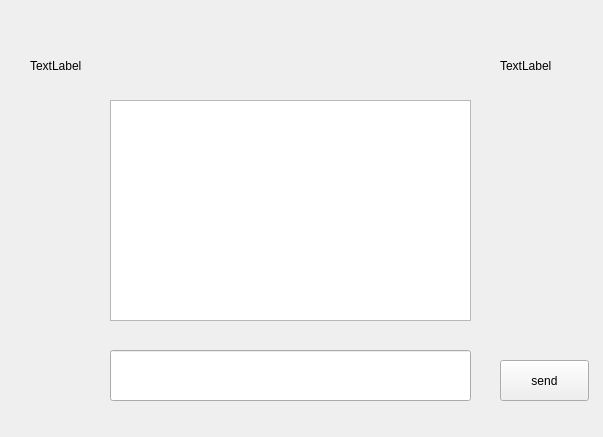
<?xml version="1.0" encoding="UTF-8"?>
<ui version="4.0">
 <class>Form</class>
 <widget class="QWidget" name="Form">
  <property name="geometry">
   <rect>
    <x>0</x>
    <y>0</y>
    <width>603</width>
    <height>437</height>
   </rect>
  </property>
  <property name="windowTitle">
   <string>Form</string>
  </property>
  <widget class="QTextEdit" name="textEdit">
   <property name="geometry">
    <rect>
     <x>110</x>
     <y>100</y>
     <width>361</width>
     <height>221</height>
    </rect>
   </property>
  </widget>
  <widget class="QLineEdit" name="lineEdit">
   <property name="geometry">
    <rect>
     <x>110</x>
     <y>350</y>
     <width>361</width>
     <height>51</height>
    </rect>
   </property>
  </widget>
  <widget class="QPushButton" name="send">
   <property name="geometry">
    <rect>
     <x>500</x>
     <y>360</y>
     <width>89</width>
     <height>41</height>
    </rect>
   </property>
   <property name="text">
    <string>send</string>
   </property>
  </widget>
  <widget class="QLabel" name="friend_2">
   <property name="geometry">
    <rect>
     <x>30</x>
     <y>30</y>
     <width>67</width>
     <height>71</height>
    </rect>
   </property>
   <property name="text">
    <string>TextLabel</string>
   </property>
   <property name="scaledContents">
    <bool>false</bool>
   </property>
  </widget>
  <widget class="QLabel" name="mine">
   <property name="geometry">
    <rect>
     <x>480</x>
     <y>40</y>
     <width>67</width>
     <height>51</height>
    </rect>
   </property>
   <property name="text">
    <string/>
   </property>
  </widget>
  <widget class="QLabel" name="label">
   <property name="geometry">
    <rect>
     <x>500</x>
     <y>50</y>
     <width>61</width>
     <height>31</height>
    </rect>
   </property>
   <property name="text">
    <string>TextLabel</string>
   </property>
  </widget>
 </widget>
 <resources/>
 <connections/>
</ui>
